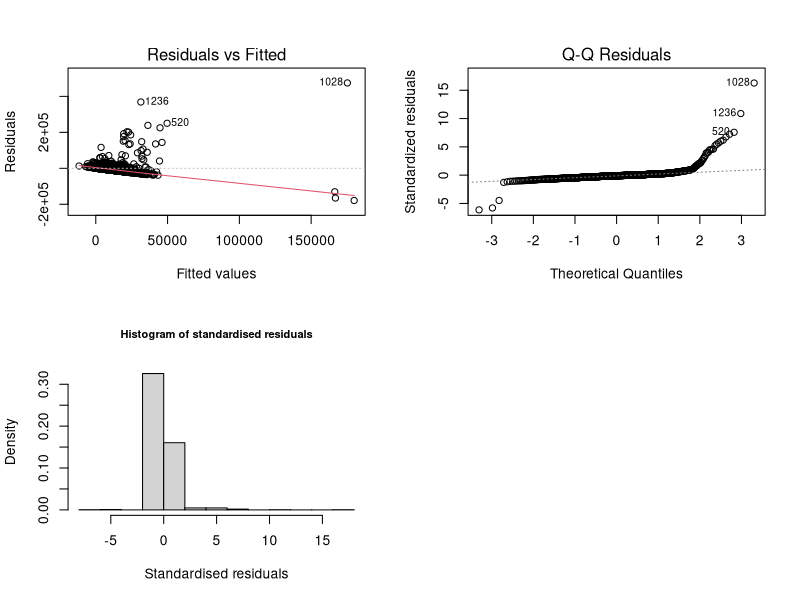

Write the R code that produced this figure.
## ---- chunk 1
rm(list=ls())
library(arm)
library(ggplot2)
library(dplyr)
library(tidyr)
library(gridExtra)
library(car)
## ---- chunk 2
data<-read.csv("W8QDEB2_cleaned.csv",header = TRUE, stringsAsFactors=TRUE)
head(data)
summary(data)
## ---- chunk 3
model.1 <- lm(W8QDEB2 ~ ., data = data)

# have a look at the model
display(model.1)
summary(model.1)
## ---- chunk 4
model.2 <- lm(W8QDEB2 ~ W1GrssyrHH + W1NoldBroHS + W1hiqualdad +
                      W1depkids + IndSchool + W4RacismYP + W8TENURE, data = data)
# have a look at the model
display(model.2)
summary(model.2)
## ---- chunk 5
# Fitting a model with interaction terms between predictors
model.interaction <- lm(W8QDEB2 ~ W1GrssyrHH * W1NoldBroHS + W1GrssyrHH * IndSchool +
                          W1NoldBroHS * W4RacismYP + IndSchool * W4RacismYP, data = data)

# View the summary of the model with interactions
summary(model.interaction)
## ---- chunk 6
model.4 <- lm(W8QDEB2 ~ W1GrssyrHH + W1NoldBroHS + W1hiqualdad +
                W1depkids + IndSchool + W4RacismYP + W8TENURE + W1GrssyrHH:W1NoldBroHS + IndSchool:W4RacismYP, data = data)

# have a look at the model
display(model.4)
summary(model.4)
## ---- chunk 7
par(mfrow=c(2,2))
plot(model.4, which=c(1,2))
hist(rstandard(model.4), freq = FALSE ,
     main="Histogram of standardised residuals",
     cex.main=0.8, xlab="Standardised residuals")
## ---- chunk 8
show_outliers<-function(the.linear.model,topN){
  #length of data
  n=length(fitted(the.linear.model))
  #number of parameters estimated
  p=length(coef(the.linear.model))
  #standardised residuals over 3
  res.out<-which(abs(rstandard(the.linear.model))>3) #sometimes >2
  #topN values
  res.top<-head(rev(sort(abs(rstandard(the.linear.model)))),topN)
  #high leverage values
  lev.out<-which(lm.influence(the.linear.model)$hat>2*p/n)
  #topN values
  lev.top<-head(rev(sort(lm.influence(the.linear.model)$hat)),topN)
  #high diffits
  dffits.out<-which(dffits(the.linear.model)>2*sqrt(p/n))
  #topN values
  dffits.top<-head(rev(sort(dffits(the.linear.model))),topN)
  #Cook's over 1
  cooks.out<-which(cooks.distance(the.linear.model)>1)
  #topN cooks
  cooks.top<-head(rev(sort(cooks.distance(the.linear.model))),topN)
  #Create a list with the statistics -- cant do a data frame as different lengths 
  list.of.stats<-list(Std.res=res.out,Std.res.top=res.top, Leverage=lev.out, Leverage.top=lev.top, DFFITS=dffits.out, DFFITS.top=dffits.top, Cooks=cooks.out,Cooks.top=cooks.top)
  #return the statistics
  list.of.stats}
## ---- chunk 9
#Get outliers
outliers <- show_outliers(model.4, topN = 5) 

# Combine all outlier indices into a single vector
all_outliers <- unique(c(outliers$Std.res, outliers$Leverage, outliers$DFFITS, outliers$Cooks))

# Remove outliers from the dataset
cleaned_data <- data[-all_outliers, ]

# Refit the model without outliers
model.5 <- lm(W8QDEB2 ~ W1GrssyrHH + W1NoldBroHS + W1hiqualdad +
                W1depkids + IndSchool + W4RacismYP + W8TENURE + W1GrssyrHH:W1NoldBroHS + IndSchool:W4RacismYP, data = cleaned_data)

# have a look at the model
display(model.5)
summary(model.5)
